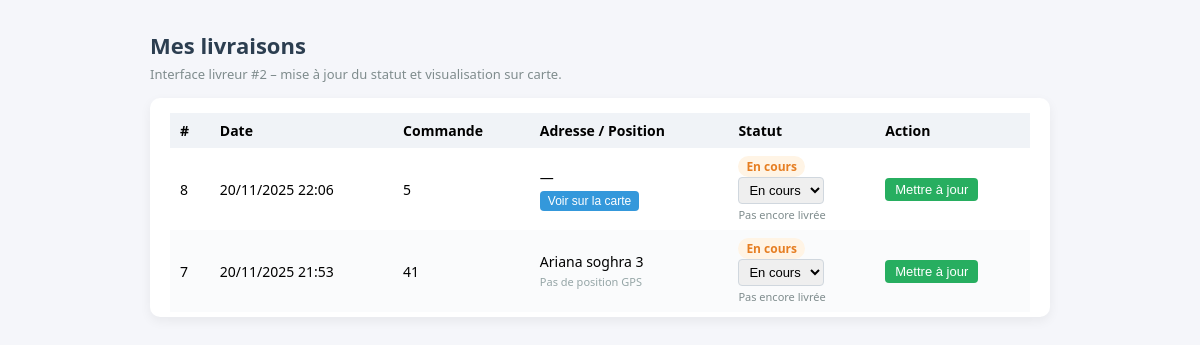
The app's page /livreur/2/livraisons/ with its own data.
### LivraisonApp/models.py (models this page shows, shortened)
class Livraison(models.Model):
    STATUT_LIVRAISON = [
        ('en_cours', 'En cours'),
        ('prete', 'Prête'),
        ('en_attente', 'En attente'),
        ('livree', 'Livrée'),
        ('retour', 'Retour'),      # 🔥 nouveau statut
        ('annulee', 'Annulée'),
    ]
    date_sortie = models.DateTimeField(default=timezone.now)
    date_arrivee = models.DateTimeField(null=True, blank=True)
    statut = models.CharField(
        max_length=20,
        choices=STATUT_LIVRAISON,
        default='en_cours'
    )
    id_livreur = models.IntegerField(null=True, blank=True)
    id_commande = models.IntegerField(null=True, blank=True)
    id_client = models.IntegerField(null=True, blank=True)
    latitude = models.FloatField(null=True, blank=True)
    longitude = models.FloatField(null=True, blank=True)
    adresse_complete = models.CharField(max_length=255, blank=True)

### LivraisonApp/views.py (the view)
def livreur_livraisons(request, livreur_id):
    livraisons = Livraison.objects.filter(id_livreur=livreur_id).order_by("-date_sortie")
    livreur_statuts = [
        ('en_cours', 'En cours'),
        ('livree', 'Livrée'),
        ('retour', 'Retour'),
        ('annulee', 'Annulée'),
    ]
    context = {
        "livraisons": livraisons,
        "livreur_id": livreur_id,
        "livreur_statuts": livreur_statuts,
    }
    return render(request, "livraisons_livreur.html", context)

### Templates/livraisons_livreur.html (shortened to what this page needs)
<!DOCTYPE html>
<html lang="fr">
<head>
    <link rel="stylesheet"
          href="https://unpkg.com/leaflet@1.9.4/dist/leaflet.css"
/>
</head>
<body>
<div class="page">
    <h1>Mes livraisons</h1>
    <div class="subtitle">
        Interface livreur #{{ livreur_id }} – mise à jour du statut et visualisation sur carte.
    </div>
    <div class="card">
        <table>
            <thead>
            <tr>
                <th>#</th>
                <th>Date</th>
                <th>Commande</th>
                <th>Adresse / Position</th>
                <th>Statut</th>
                <th>Action</th>
            </tr>
            </thead>
            <tbody>
            {% for l in livraisons %}
                <form method="post"
                      action="{% url 'livreur_update_statut_row' livreur_id l.id %}">
                    <tr>
                        <td>{{ l.id }}</td>
                        <td>{{ l.date_sortie|date:"d/m/Y H:i" }}</td>
                        <td>{{ l.id_commande }}</td>
                        <td>
                            {{ l.adresse_complete|default:"—" }}<br>
                            {% if l.latitude and l.longitude %}
                                <button type="button"
                                        class="btn-map"
                                        data-adresse="{{ l.adresse_complete|default:'Adresse inconnue' }}"
                                        data-lat="{{ l.latitude }}"
                                        data-lng="{{ l.longitude }}">
                                    Voir sur la carte
                                </button>
                            {% else %}
                                <span class="no-gps">Pas de position GPS</span>
                            {% endif %}
                        </td>
                        <td>
                            <span class="badge status-{{ l.statut }}">
                                {{ l.get_statut_display }}
                            </span><br>
                            <select name="statut">
                                {% for code, label in livreur_statuts %}
                                    <option value="{{ code }}"
                                            {% if l.statut == code %}selected{% endif %}>
                                        {{ label }}
                                    </option>
                                {% endfor %}
                            </select>
                            <div style="font-size: 11px; color:#7f8c8d; margin-top:3px;">
                                {% if l.date_arrivee %}
                                    Arrivée le {{ l.date_arrivee|date:"d/m/Y H:i" }}
                                {% else %}
                                    Pas encore livrée
                                {% endif %}
                            </div>
                        </td>
                        <td>
                            <button type="submit" class="btn-save">
                                Mettre à jour
                            </button>
                        </td>
                    </tr>
                </form>
            {% empty %}
                <tr>
                    <td colspan="6" class="no-data">
                        Aucune livraison affectée à ce livreur.
                    </td>
                </tr>
            {% endfor %}
            </tbody>
        </table>
    </div>
</div>
</body>
</html>

### Templates/livraisons_livreur.html (style rules this page uses)
body { font-family: system-ui, -apple-system, "Segoe UI", sans-serif; background: #f5f6fa; margin: 0; padding: 30px; }
.page { max-width: 900px; margin: 0 auto; }
h1 { margin: 0 0 5px; font-size: 22px; color: #2c3e50; }
.subtitle { font-size: 13px; color: #7f8c8d; margin-bottom: 15px; }
.card { background: #fff; border-radius: 10px; box-shadow: 0 4px 12px rgba(0,0,0,0.06); padding: 15px 20px 5px; }
table { width: 100%; border-collapse: collapse; font-size: 14px; }
th, td { padding: 8px 10px; text-align: left; }
thead { background: #f0f3f7; }
tbody tr:nth-child(even) { background: #fafbfc; }
select { padding: 4px 6px; border-radius: 4px; border: 1px solid #d0d7de; font-size: 13px; }
.btn-save { padding: 4px 10px; border-radius: 4px; border: none; background: #27ae60; color: #fff; font-size: 13px; cursor: pointer; }
.badge { display: inline-block; padding: 2px 8px; border-radius: 999px; font-size: 12px; font-weight: 600; }
.status-en_cours { background:#fff4e5; color:#e67e22; }
.btn-map { margin-top: 4px; padding: 3px 8px; border-radius: 4px; border: none; background: #3498db; color: #fff; font-size: 12px; cursor: pointer; }
.no-gps { font-size: 11px; color: #95a5a6; }

### records on screen
Livraison: id "8", date_sortie "20/11/2025 22:06", id_commande "5", adresse_complete "—", statut "En cours", shows "Pas encore livrée"
Livraison: id "7", date_sortie "20/11/2025 21:53", id_commande "41", adresse_complete "Ariana soghra 3", shows "Pas de position GPS", statut "En cours", shows "Pas encore livrée"

### other values on screen
{{ livreur_id }} "2"
